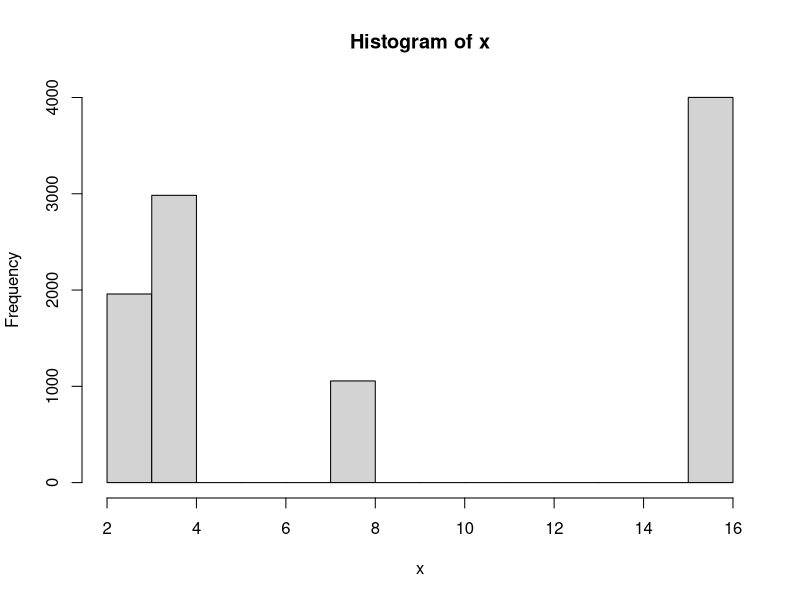
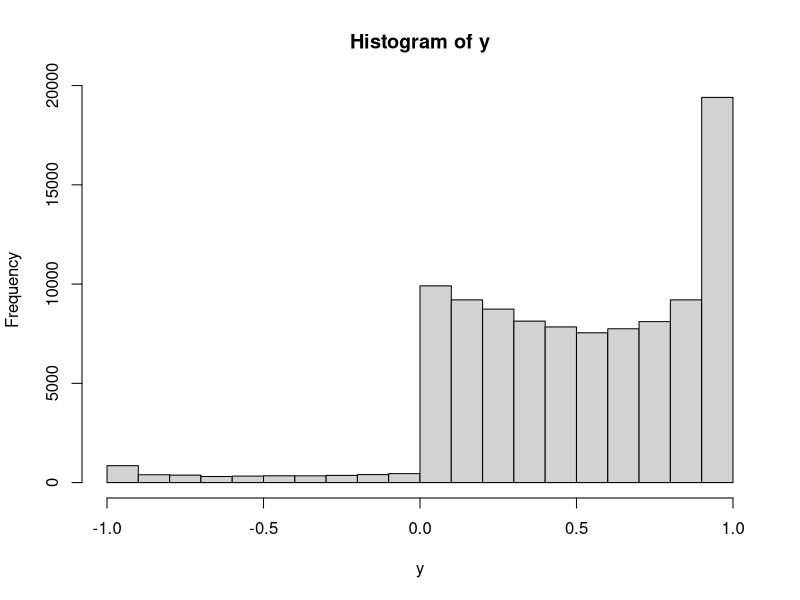
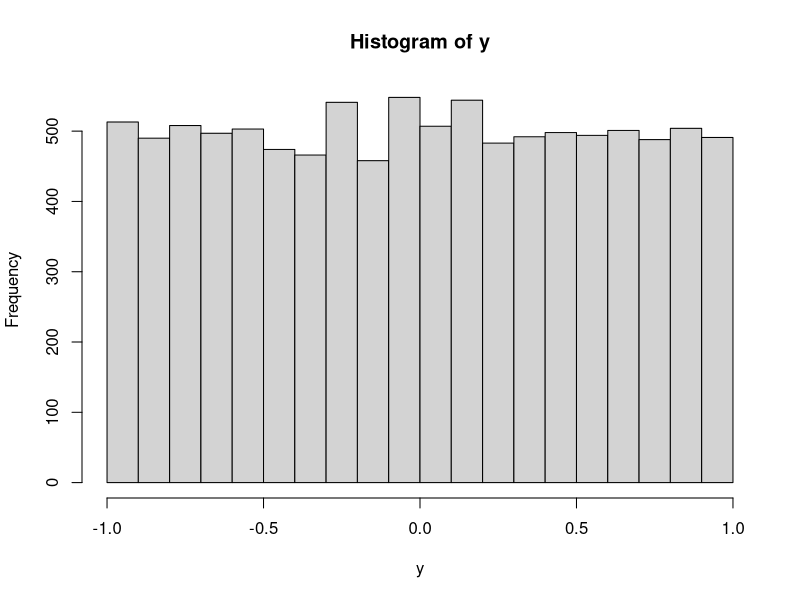

Recreate these plots in R, in order.
## ---- chunk 1
   x = sample(c(2,4,8,16), size = 10000, prob=c(0.2,0.3,0.1,0.4), replace=TRUE)
   hist(x)
## ---- chunk 2
   library(kableExtra)
   kable(t(table(x))) %>% 
      kable_styling(full_width = FALSE)
## ---- chunk 3
    x = rexp(100000)
    y = sin(x)
    hist(y)
## ---- chunk 4
    x = rcauchy(10000)
    y = atan(x) * 2/pi
    hist(y)
